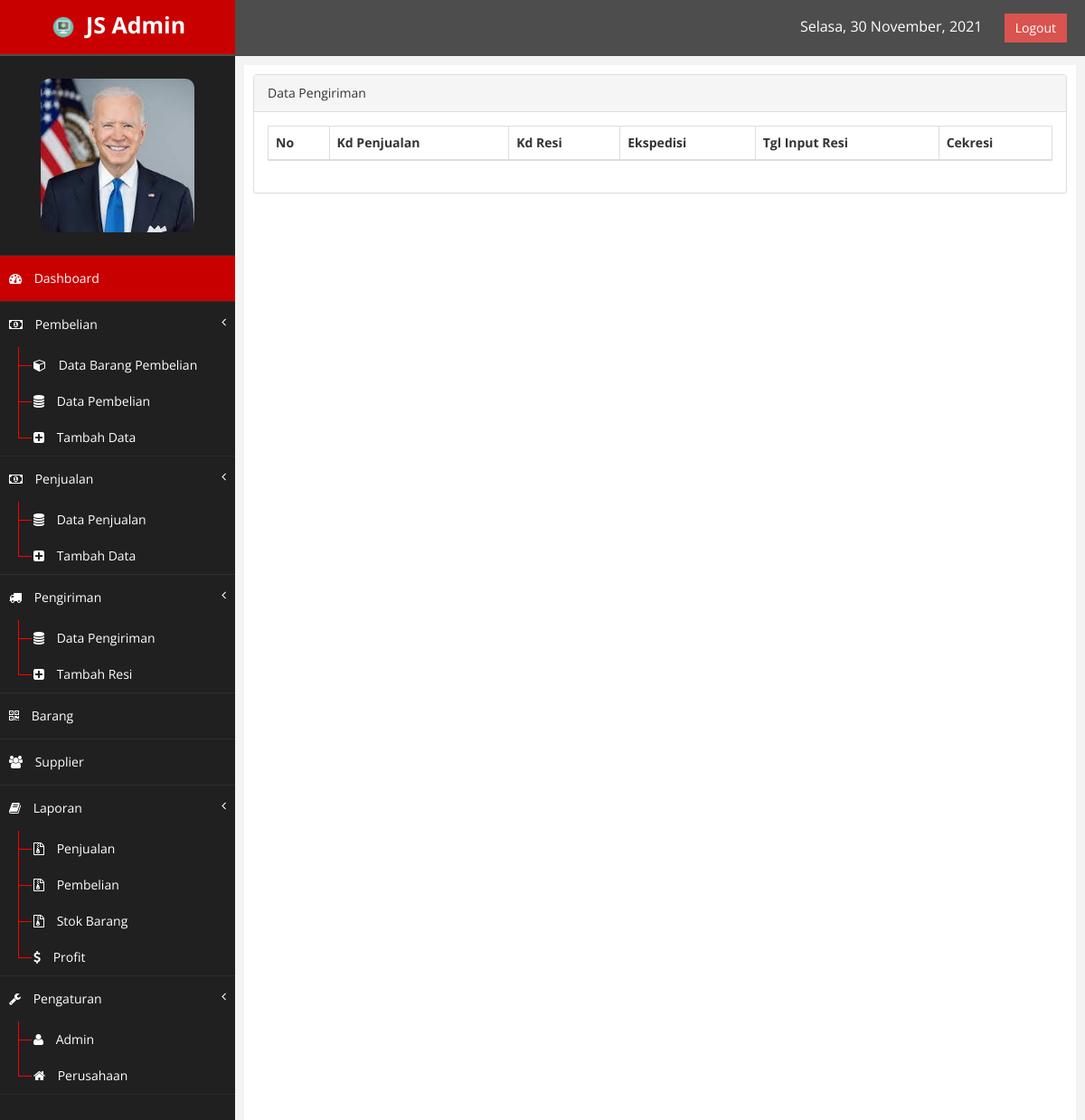
Before: /index.php?page=pengiriman (signed in) with the older database file.
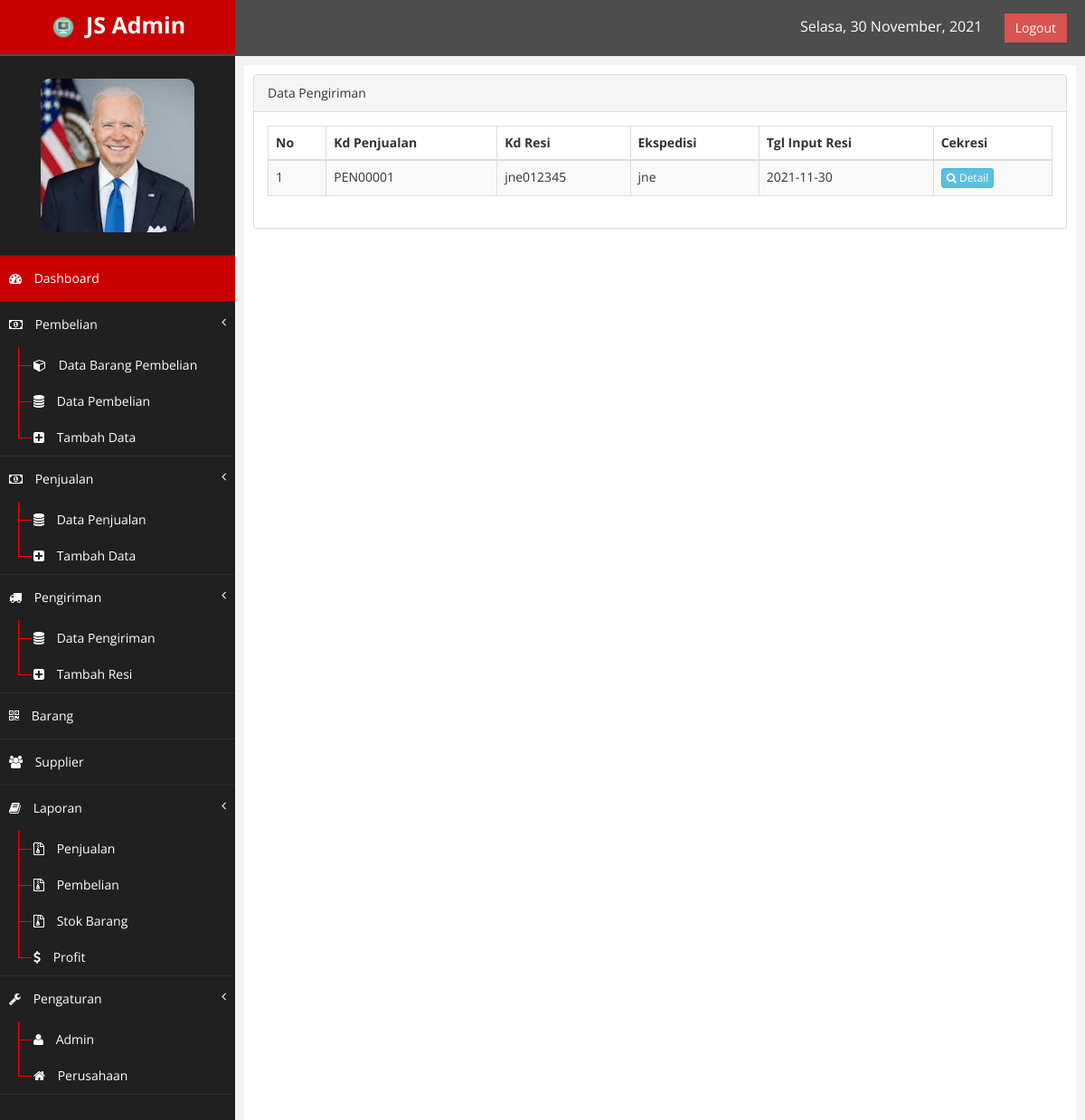
After: the same page with the newer database file.
### tables this page shows
CREATE TABLE IF NOT EXISTS `pengiriman` (
  `kd_penjualan` char(8) NOT NULL,
  `kd_resi` varchar(20) NOT NULL,
  `kd_admin` int(6) NOT NULL,
  `ekspedisi` varchar(20) NOT NULL,
  `tgl_inputresi` date NOT NULL,
  PRIMARY KEY (`kd_penjualan`),
  KEY `kd_admin` (`kd_admin`)
);

### class/class.php (called while the page is built, shortened)
<?php
	class Pengiriman{
		public function tampil_pengiriman(){
			$qry = mysql_query("SELECT * FROM pengiriman ORDER BY kd_penjualan DESC");
			while ($pecah = mysql_fetch_array($qry)) {
				$data[]=$pecah;
			}
			$hitung = mysql_num_rows($qry);
			if ($hitung > 0) {
				return $data;
			}
			else{
				error_reporting(0);
			}
		}
	}
	$pengiriman = new Pengiriman();
?>

### pengiriman.php (the view)
<div class="row">
    <div class="col-md-12">
        <div class="panel panel-default">
            <div class="panel-heading">
                Data Pengiriman
            </div>
            <div class="panel-body">
                <div class="table">
                    <table class="table table-striped table-bordered table-hover" id="tabelku">
                        <thead>
                            <tr>
                                <th>No</th>
                                <th>Kd Penjualan</th>
                                <th>Kd Resi</th>
                                <th>Ekspedisi</th>
                                <th>Tgl Input Resi</th>
                                <th>Cekresi</th>
                            </tr>
                        </thead>
                        <tbody>
                            <?php
                                $peng = $pengiriman->tampil_pengiriman();
                                foreach ($peng as $index => $data) {
                            ?>
                            <tr class="odd gradeX">
                                <td><?php echo $index + 1; ?></td>
                                <td><?php echo $data['kd_penjualan']; ?></td>
                                <td><?php echo $data['kd_resi']; ?></td>
                                <td><?php echo $data['ekspedisi'];?></td>
                                <td><?php echo $data['tgl_inputresi'];?></td>
                                <td>
                                    <a href="https://cekresi.com/?v=wdg&noresi=<?php echo $data['kd_resi']; ?>" target="_BLANK" class="btn btn-info btn-xs"><i class="fa fa-search"></i> Detail</a>
                                </td>
                            </tr>
                            <?php } ?>
                        </tbody>
                    </table>
                </div>
            </div>
        </div>
    </div>
</div>

Changed rows visible on the page:
added pengiriman: kd_penjualan "PEN00001", kd_resi "jne012345", ekspedisi "jne", tgl_inputresi "2021-11-30"
